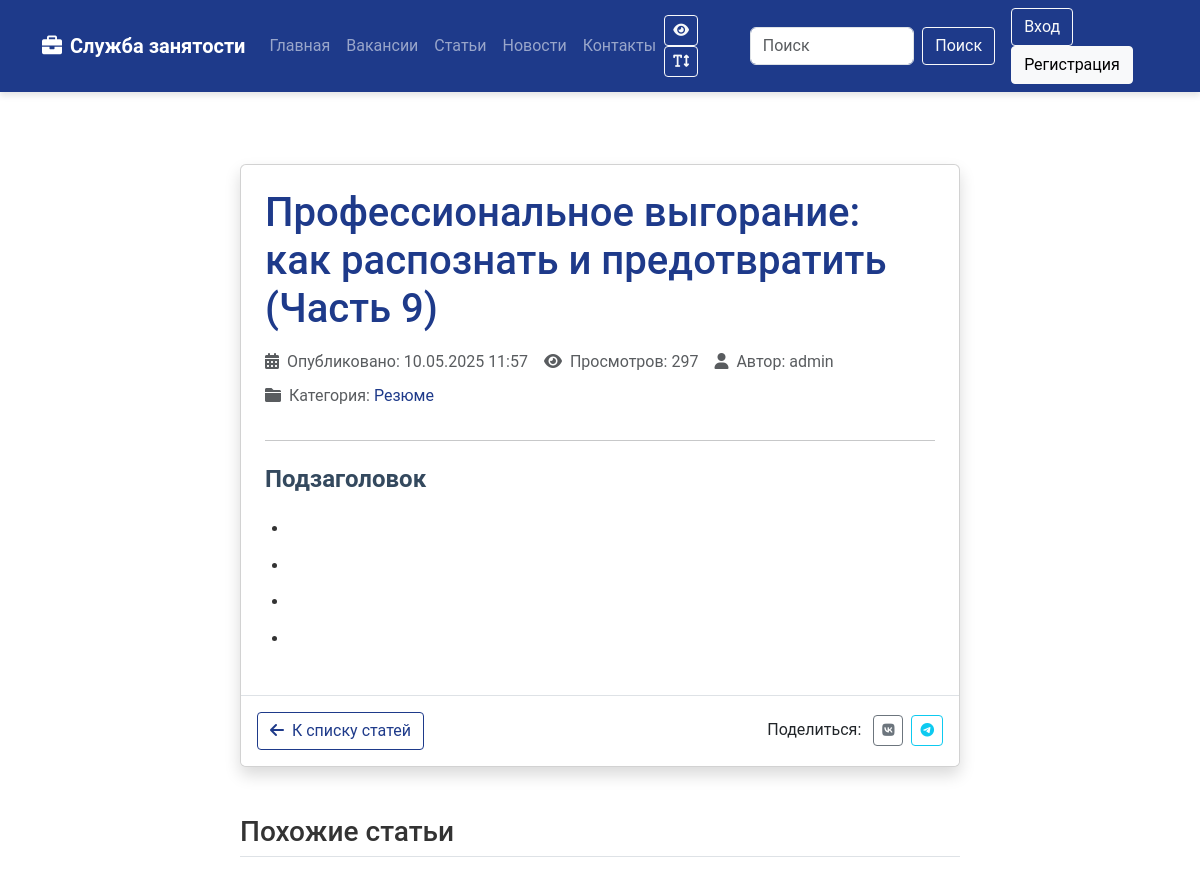
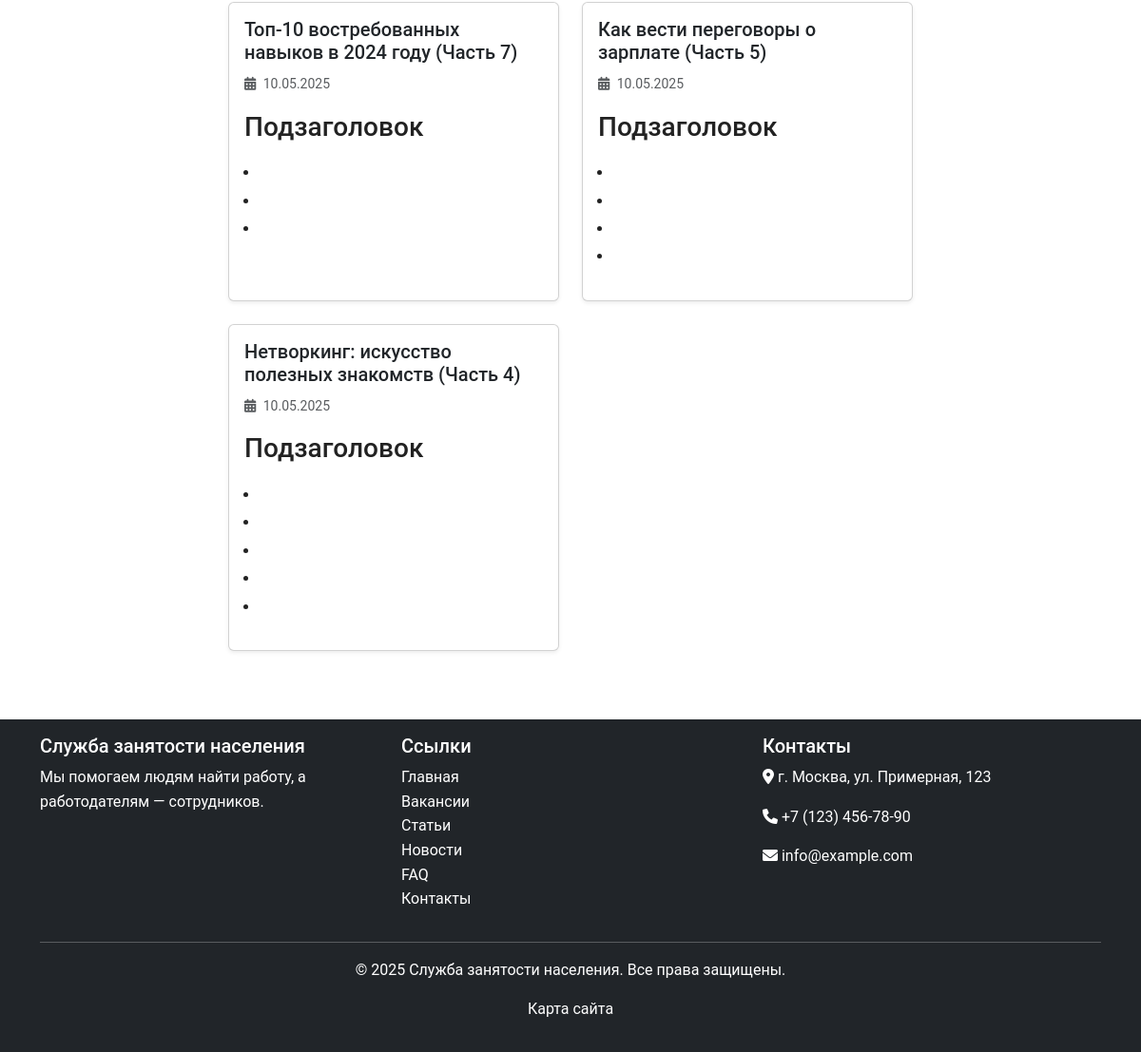
Page /articles/9-4445/ on the committed database (2 pictures, top to bottom).
### core/models.py (models this page shows, shortened)
class Article(models.Model):
    title = models.CharField(max_length=255, verbose_name='Заголовок')
    slug = models.SlugField(unique=True, verbose_name='URL')
    category = models.ForeignKey(ArticleCategory, on_delete=models.CASCADE, related_name='articles', verbose_name='Категория')
    content = models.TextField(verbose_name='Содержание')
    image = models.ImageField(upload_to='articles/', blank=True, null=True, verbose_name='Изображение')
    author = models.ForeignKey(User, on_delete=models.CASCADE, related_name='articles', verbose_name='Автор')
    created_at = models.DateTimeField(auto_now_add=True, verbose_name='Дата создания')
    updated_at = models.DateTimeField(auto_now=True, verbose_name='Дата обновления')
    is_published = models.BooleanField(default=True, verbose_name='Опубликовано')
    views = models.PositiveIntegerField(default=0, verbose_name='Просмотры')
    tags = models.ManyToManyField(Tag, blank=True, related_name='articles', verbose_name='Теги')
    class Meta:
        verbose_name = 'Статья'
        verbose_name_plural = 'Статьи'
        ordering = ['-created_at']
    def save(self, *args, **kwargs):
        if not self.slug:
            self.slug = slugify(self.title)
        super().save(*args, **kwargs)

class ArticleCategory(models.Model):
    name = models.CharField(max_length=100, verbose_name='Название категории')
    slug = models.SlugField(unique=True, verbose_name='URL')
    description = models.TextField(blank=True, null=True, verbose_name='Описание')
    class Meta:
        verbose_name = 'Категория статей'
        verbose_name_plural = 'Категории статей'
        ordering = ['name']

### core/views.py (the view)
# urls.py: path('articles/<slug:slug>/', views.ArticleDetailView.as_view(), name='article_detail'),
class ArticleDetailView(DetailView):
    model = Article
    template_name = 'core/article_detail.html'
    context_object_name = 'article'
    def get_object(self):
        article = super().get_object()
        if article.is_published or self.request.user.is_staff:
            article.views += 1
            article.save()
            return article
        return get_object_or_404(Article, slug=self.kwargs['slug'], is_published=True)
    def get_context_data(self, **kwargs):
        context = super().get_context_data(**kwargs)
        article = self.object
        context['related_articles'] = Article.objects.filter(
            category=article.category,
            is_published=True
        ).exclude(id=article.id)[:3]
        return context

### templates/core/article_detail.html (shortened to what this page needs)
{% extends 'base.html' %}
{% block content %}
<div class="container my-5">
    <div class="row">
        <div class="col-lg-8 offset-lg-2">
            <div class="card shadow mb-5">
                <div class="card-body p-4">
                    <h1 class="card-title mb-3 text-primary">{{ article.title }}</h1>
                    <div class="text-muted mb-4 d-flex flex-wrap">
                        <span class="me-3 mb-2"><i class="fas fa-calendar-alt me-1"></i> Опубликовано: {{ article.created_at|date:"d.m.Y H:i" }}</span>
                        <span class="me-3 mb-2"><i class="fas fa-eye me-1"></i> Просмотров: {{ article.views }}</span>
                        {% if article.author %}
                            <span class="me-3 mb-2"><i class="fas fa-user me-1"></i> Автор: {{ article.author.get_full_name|default:article.author.username }}</span>
                        {% endif %}
                        {% if article.category %}
                            <span class="mb-2"><i class="fas fa-folder me-1"></i> Категория: <a href="{% url 'core:article_category' article.category.slug %}" class="text-decoration-none">{{ article.category.name }}</a></span>
                        {% endif %}
                    </div>
                    <hr>
                    <div class="article-content mt-4">
                        {{ article.content|safe }}
                    </div>
                </div>
                <div class="card-footer bg-white border-top py-3">
                    <div class="d-flex justify-content-between align-items-center">
                        <a href="{% url 'core:article_list' %}" class="btn btn-outline-primary">
                            <i class="fas fa-arrow-left me-1"></i> К списку статей
                        </a>
                        <div class="share-buttons">
                            <span class="me-2">Поделиться:</span>
                            <a href="https://vk.com/share.php?url={{ request.build_absolute_uri }}" target="_blank" class="btn btn-sm btn-outline-secondary me-1" title="Поделиться ВКонтакте">
                                <i class="fab fa-vk"></i>
                            </a>
                            <a href="https://t.me/share/url?url={{ request.build_absolute_uri }}&text={{ article.title }}" target="_blank" class="btn btn-sm btn-outline-info" title="Поделиться в Telegram">
                                <i class="fab fa-telegram"></i>
                            </a>
                        </div>
                    </div>
                </div>
            </div>
            {% if related_articles %}
            <div class="related-articles mt-5">
                <h3 class="mb-4 border-bottom pb-2">Похожие статьи</h3>
                <div class="row row-cols-1 row-cols-md-2 g-4">
                    {% for related_article in related_articles %}
                        <div class="col">
                            <div class="card h-100 shadow-sm hover-card">
                                <div class="card-body">
                                    <h5 class="card-title"><a href="{% url 'core:article_detail' related_article.slug %}" class="text-decoration-none text-dark stretched-link">{{ related_article.title }}</a></h5>
                                    <p class="card-text text-muted"><small><i class="fas fa-calendar-alt me-1"></i> {{ related_article.created_at|date:"d.m.Y" }}</small></p>
                                    <div class="card-text news-preview-text">{{ related_article.content|truncatewords_html:15|safe }}</div>
                                </div>
                            </div>
                        </div>
                    {% endfor %}
                </div>
            </div>
            {% endif %}
        </div>
    </div>
</div>
{% endblock %}

### static/css/style.css (style rules this page uses)
body { font-family: 'Roboto', Arial, sans-serif; color: #333; line-height: 1.6; }
html, body { height: 100%; }
a { text-decoration: none; color: #1e3a8a; transition: color 0.3s; }
.hover-card { transition: transform 0.3s, box-shadow 0.3s; }
.btn { border-radius: 0.25rem; transition: all 0.3s; }
.btn-outline-primary { color: #1e3a8a; border-color: #1e3a8a; }
.text-primary { color: #1e3a8a !important; }
.news-preview-text { line-height: 1.7; margin-bottom: 0.5rem; color: #222; font-size: 1.08rem; }
.news-preview-text ul, .news-preview-text ol { padding-left: 1rem; }
.article-content { font-size: 1.05rem; line-height: 1.7; color: #333; }
.article-content h3 { margin-top: 1.5rem; margin-bottom: 0.8rem; font-size: 1.5rem; color: #2c3e50; font-weight: 600; }
.article-content ul, .article-content ol { margin-bottom: 1.2rem; padding-left: 1.5rem; }
.article-content li { margin-bottom: 0.5rem; }

### templates/core/article_detail.html (style rules this page uses)
.article-content { font-size: 1.05rem; line-height: 1.7; color: #333; }
.article-content h3 { margin-top: 1.3rem; margin-bottom: 0.8rem; font-size: 1.5rem; color: #34495e; }
.article-content ul, .article-content ol { margin-bottom: 1.2rem; padding-left: 1.5rem; }
.hover-card { transition: transform 0.3s ease, box-shadow 0.3s ease; }

### rows in the picture
Article: title "Профессиональное выгорание: как распознать и предотвратить (Часть 9)", created_at "10.05.2025 11:57", views "297", author.get_full_name "admin", category.name "Резюме", content "Подзаголовок"
Article: title "Топ-10 востребованных навыков в 2024 году (Часть 7)", created_at "10.05.2025", content "Подзаголовок"
Article: title "Как вести переговоры о зарплате (Часть 5)", created_at "10.05.2025", content "Подзаголовок"
Article: title "Нетворкинг: искусство полезных знакомств (Часть 4)", created_at "10.05.2025", content "Подзаголовок"
